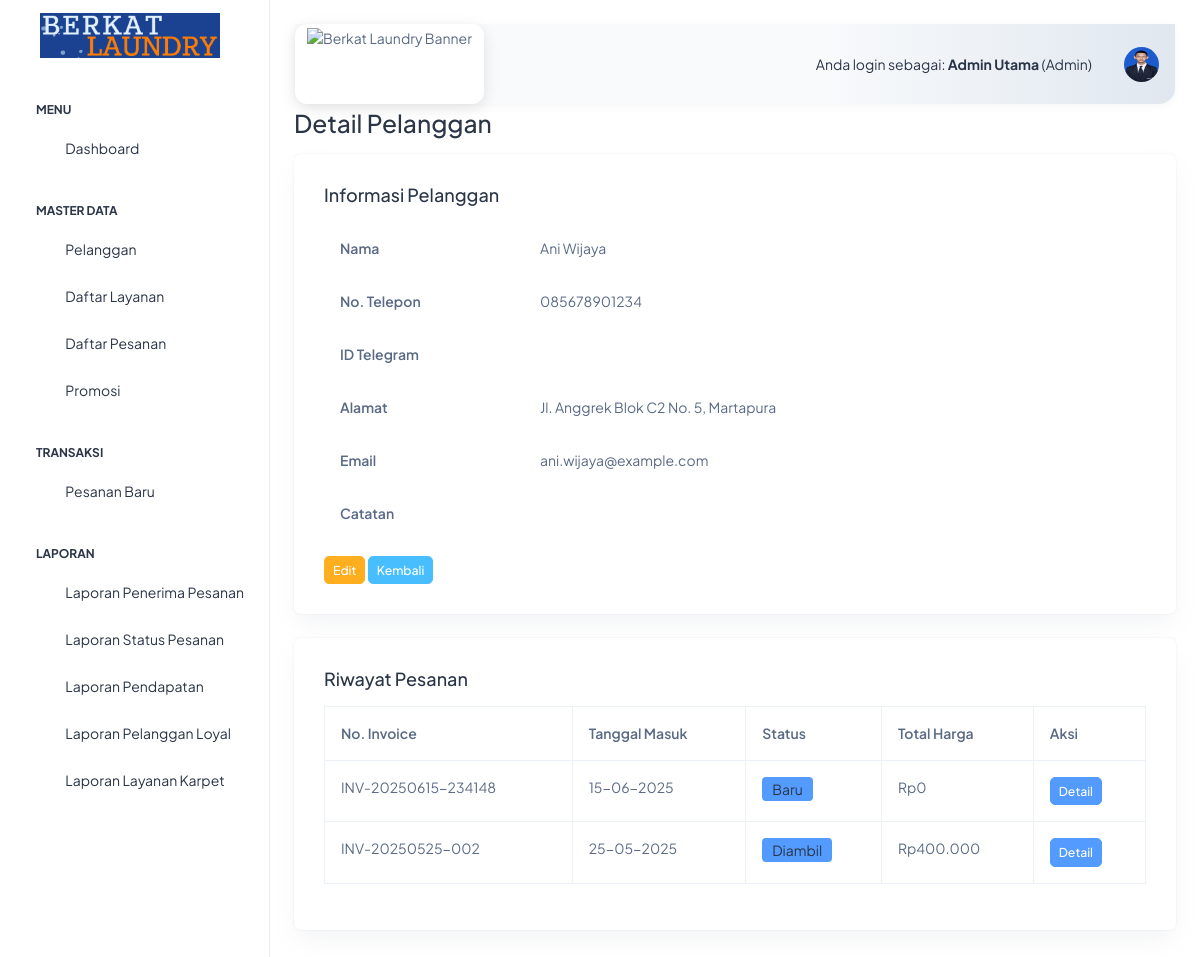
Page /index.php?page=pelanggan_detail&id=2 (signed in) on the committed database.
### tables this page shows
CREATE TABLE `pelanggan` (
  `id_pelanggan` int(11) NOT NULL,
  `nama_pelanggan` varchar(255) NOT NULL,
  `nomor_telepon` varchar(20) NOT NULL,
  `id_telegram` varchar(100) DEFAULT NULL,
  `alamat` text DEFAULT NULL,
  `email` varchar(255) DEFAULT NULL,
  `catatan` text DEFAULT NULL,
  `tanggal_daftar` timestamp NULL DEFAULT current_timestamp(),
  `updated_at` timestamp NULL DEFAULT current_timestamp() ON UPDATE current_timestamp()
);

CREATE TABLE `pesanan` (
  `id_pesanan` int(11) NOT NULL,
  `id_pelanggan` int(11) NOT NULL,
  `id_pengguna_penerima` int(11) NOT NULL,
  `nomor_invoice` varchar(50) NOT NULL,
  `tanggal_masuk` datetime NOT NULL DEFAULT current_timestamp(),
  `tanggal_estimasi_selesai` datetime DEFAULT NULL,
  `tanggal_selesai_aktual` datetime DEFAULT NULL,
  `tanggal_diambil` datetime DEFAULT NULL,
  `total_harga_keseluruhan` decimal(12,2) DEFAULT 0.00,
  `status_pesanan_umum` varchar(50) NOT NULL COMMENT 'e.g., ''Baru'', ''Diproses'', ''Selesai'', ''Diambil'', ''Dibatalkan''',
  `catatan_pesanan` text DEFAULT NULL,
  `metode_pembayaran` varchar(50) DEFAULT NULL,
  `status_pembayaran` varchar(50) NOT NULL COMMENT 'e.g., ''Belum Lunas'', ''Lunas'', ''DP''',
  `nominal_pembayaran` decimal(12,2) DEFAULT 0.00,
  `id_promosi` int(11) DEFAULT NULL,
  `diskon` decimal(10,2) NOT NULL DEFAULT 0.00,
  `total_setelah_diskon` decimal(12,2) NOT NULL DEFAULT 0.00,
  `created_at` timestamp NULL DEFAULT current_timestamp(),
  `updated_at` timestamp NULL DEFAULT current_timestamp() ON UPDATE current_timestamp()
);

### pelanggan/pelanggan_detail.php (the view, shortened to what this page needs)
<?php
include "pengaturan/koneksi.php";
$id = (int)$_GET['id'];
$res = mysqli_query($konek, "SELECT * FROM pelanggan WHERE id_pelanggan=$id");
if (!$pelanggan = mysqli_fetch_assoc($res)) {
    echo '<script>alert("Data pelanggan tidak ditemukan");window.location="?page=pelanggan_read";</script>';
    exit;
}
$q_pesanan = mysqli_query($konek, "SELECT id_pesanan, nomor_invoice, tanggal_masuk, status_pesanan_umum, total_harga_keseluruhan FROM pesanan WHERE id_pelanggan=$id ORDER BY tanggal_masuk DESC");
?>
<div class="container-fluid mt-4">
    <h3 class="mb-3">Detail Pelanggan</h3>
    <div class="card mb-4">
        <div class="card-body">
            <h5 class="card-title mb-3">Informasi Pelanggan</h5>
            <table class="table table-borderless">
                <tr><th width="200">Nama</th><td><?= htmlspecialchars($pelanggan['nama_pelanggan']) ?></td></tr>
                <tr><th>No. Telepon</th><td><?= htmlspecialchars($pelanggan['nomor_telepon']) ?></td></tr>
                <tr><th>ID Telegram</th><td><?= htmlspecialchars($pelanggan['id_telegram']) ?></td></tr>
                <tr><th>Alamat</th><td><?= htmlspecialchars($pelanggan['alamat']) ?></td></tr>
                <tr><th>Email</th><td><?= htmlspecialchars($pelanggan['email']) ?></td></tr>
                <tr><th>Catatan</th><td><?= htmlspecialchars($pelanggan['catatan']) ?></td></tr>
            </table>
            <a href="?page=pelanggan_edit&id=<?= $pelanggan['id_pelanggan'] ?>" class="btn btn-warning btn-sm">Edit</a>
            <a href="?page=pelanggan_read" class="btn btn-secondary btn-sm">Kembali</a>
        </div>
    </div>
    <div class="card">
        <div class="card-body">
            <h5 class="card-title mb-3">Riwayat Pesanan</h5>
            <table class="table table-bordered table-hover">
                <thead>
                    <tr>
                        <th>No. Invoice</th>
                        <th>Tanggal Masuk</th>
                        <th>Status</th>
                        <th>Total Harga</th>
                        <th>Aksi</th>
                    </tr>
                </thead>
                <tbody>
                <?php if(mysqli_num_rows($q_pesanan)>0): while($row=mysqli_fetch_assoc($q_pesanan)): ?>
                    <tr>
                        <td><?= htmlspecialchars($row['nomor_invoice']) ?></td>
                        <td><?= date('d-m-Y', strtotime($row['tanggal_masuk'])) ?></td>
                        <td><span class="badge bg-info text-dark"><?= htmlspecialchars($row['status_pesanan_umum']) ?></span></td>
                        <td>Rp<?= number_format($row['total_harga_keseluruhan'],0,',','.') ?></td>
                        <td><a href="?page=pesanan_detail&id=<?= $row['id_pesanan'] ?>" class="btn btn-info btn-sm">Detail</a></td>
                    </tr>
                <?php endwhile; else: ?>
                    <tr><td colspan="5" class="text-center text-muted">Belum ada pesanan</td></tr>
                <?php endif; ?>
                </tbody>
            </table>
        </div>
    </div>
</div>

### assets/css/logo-custom.css (style rules this page uses)
body { padding-top: 0 !important; }

### rows in the picture
pelanggan: nama_pelanggan "Ani Wijaya", nomor_telepon "085678901234", alamat "Jl. Anggrek Blok C2 No. 5, Martapura", email "ani.wijaya@example.com"
pesanan: nomor_invoice "INV-20250615-234148", tanggal_masuk "15-06-2025", status_pesanan_umum "Baru", total_harga_keseluruhan "0"
pesanan: nomor_invoice "INV-20250525-002", tanggal_masuk "25-05-2025", status_pesanan_umum "Diambil", total_harga_keseluruhan "400.000"

### other values in the picture
$_SESSION['nama_lengkap'] "Admin Utama"
$_SESSION['role'] "Admin"
